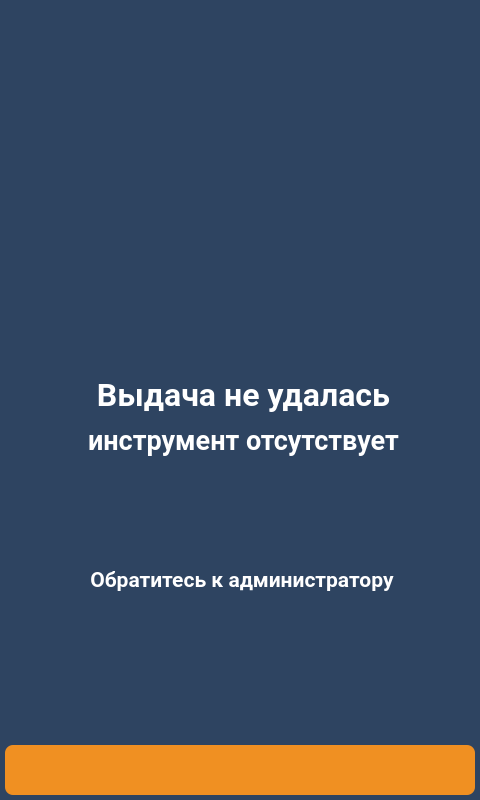
<?xml version="1.0" encoding="UTF-8"?>
<ui version="4.0">
 <class>screen_12_no_tool</class>
 <widget class="QWidget" name="screen_12_no_tool">
  <property name="geometry">
   <rect>
    <x>0</x>
    <y>0</y>
    <width>480</width>
    <height>800</height>
   </rect>
  </property>
  <property name="windowTitle">
   <string>screen_12_no_tool</string>
  </property>
  <property name="styleSheet">
   <string notr="true">QWidget{
	background-color: #2e4461;
}
QLabel {
	background: none;
	color: #FFFFFF;
	border-width: 0px;
	border-radius: 0px;
	font-family: "Roboto", Sans-serif;
}
#background {
	color: #FFFFFF;
	background-color: #2e4461;
	border-width: 2px;
	border-style: groove;
	border-color: #ff9923;
	border-radius: 0px;
	font-family: "Roboto", Sans-serif;
}
QPushButton {
	color: #FFFFFF;
	background-color: #f09022;
	border-width: 0px;
	border-style: outset;
	border-color: #EAA657;
	border-radius: 8px;
	font-weight: 600;
    font-size: 25px;
	font-family: "Roboto", Sans-serif;
}</string>
  </property>
  <widget class="QLabel" name="lbl_info_2">
   <property name="geometry">
    <rect>
     <x>60</x>
     <y>420</y>
     <width>367</width>
     <height>40</height>
    </rect>
   </property>
   <property name="palette">
    <palette>
     <active>
      <colorrole role="WindowText">
       <brush brushstyle="SolidPattern">
        <color alpha="255">
         <red>255</red>
         <green>255</green>
         <blue>255</blue>
        </color>
       </brush>
      </colorrole>
      <colorrole role="Button">
       <brush brushstyle="LinearGradientPattern">
        <gradient startx="0.000000000000000" starty="0.000000000000000" endx="1.000000000000000" endy="0.000000000000000" type="LinearGradient" spread="PadSpread" coordinatemode="ObjectBoundingMode">
         <gradientstop position="0.000000000000000">
          <color alpha="0">
           <red>0</red>
           <green>0</green>
           <blue>0</blue>
          </color>
         </gradientstop>
         <gradientstop position="1.000000000000000">
          <color alpha="0">
           <red>255</red>
           <green>255</green>
           <blue>255</blue>
          </color>
         </gradientstop>
        </gradient>
       </brush>
      </colorrole>
      <colorrole role="Text">
       <brush brushstyle="SolidPattern">
        <color alpha="255">
         <red>255</red>
         <green>255</green>
         <blue>255</blue>
        </color>
       </brush>
      </colorrole>
      <colorrole role="ButtonText">
       <brush brushstyle="SolidPattern">
        <color alpha="255">
         <red>255</red>
         <green>255</green>
         <blue>255</blue>
        </color>
       </brush>
      </colorrole>
      <colorrole role="Base">
       <brush brushstyle="LinearGradientPattern">
        <gradient startx="0.000000000000000" starty="0.000000000000000" endx="1.000000000000000" endy="0.000000000000000" type="LinearGradient" spread="PadSpread" coordinatemode="ObjectBoundingMode">
         <gradientstop position="0.000000000000000">
          <color alpha="0">
           <red>0</red>
           <green>0</green>
           <blue>0</blue>
          </color>
         </gradientstop>
         <gradientstop position="1.000000000000000">
          <color alpha="0">
           <red>255</red>
           <green>255</green>
           <blue>255</blue>
          </color>
         </gradientstop>
        </gradient>
       </brush>
      </colorrole>
      <colorrole role="Window">
       <brush brushstyle="LinearGradientPattern">
        <gradient startx="0.000000000000000" starty="0.000000000000000" endx="1.000000000000000" endy="0.000000000000000" type="LinearGradient" spread="PadSpread" coordinatemode="ObjectBoundingMode">
         <gradientstop position="0.000000000000000">
          <color alpha="0">
           <red>0</red>
           <green>0</green>
           <blue>0</blue>
          </color>
         </gradientstop>
         <gradientstop position="1.000000000000000">
          <color alpha="0">
           <red>255</red>
           <green>255</green>
           <blue>255</blue>
          </color>
         </gradientstop>
        </gradient>
       </brush>
      </colorrole>
      <colorrole role="PlaceholderText">
       <brush brushstyle="NoBrush">
        <color alpha="128">
         <red>255</red>
         <green>255</green>
         <blue>255</blue>
        </color>
       </brush>
      </colorrole>
     </active>
     <inactive>
      <colorrole role="WindowText">
       <brush brushstyle="SolidPattern">
        <color alpha="255">
         <red>255</red>
         <green>255</green>
         <blue>255</blue>
        </color>
       </brush>
      </colorrole>
      <colorrole role="Button">
       <brush brushstyle="LinearGradientPattern">
        <gradient startx="0.000000000000000" starty="0.000000000000000" endx="1.000000000000000" endy="0.000000000000000" type="LinearGradient" spread="PadSpread" coordinatemode="ObjectBoundingMode">
         <gradientstop position="0.000000000000000">
          <color alpha="0">
           <red>0</red>
           <green>0</green>
           <blue>0</blue>
          </color>
         </gradientstop>
         <gradientstop position="1.000000000000000">
          <color alpha="0">
           <red>255</red>
           <green>255</green>
           <blue>255</blue>
          </color>
         </gradientstop>
        </gradient>
       </brush>
      </colorrole>
      <colorrole role="Text">
       <brush brushstyle="SolidPattern">
        <color alpha="255">
         <red>255</red>
         <green>255</green>
         <blue>255</blue>
        </color>
       </brush>
      </colorrole>
      <colorrole role="ButtonText">
       <brush brushstyle="SolidPattern">
        <color alpha="255">
         <red>255</red>
         <green>255</green>
         <blue>255</blue>
        </color>
       </brush>
      </colorrole>
      <colorrole role="Base">
       <brush brushstyle="LinearGradientPattern">
        <gradient startx="0.000000000000000" starty="0.000000000000000" endx="1.000000000000000" endy="0.000000000000000" type="LinearGradient" spread="PadSpread" coordinatemode="ObjectBoundingMode">
         <gradientstop position="0.000000000000000">
          <color alpha="0">
           <red>0</red>
           <green>0</green>
           <blue>0</blue>
          </color>
         </gradientstop>
         <gradientstop position="1.000000000000000">
          <color alpha="0">
           <red>255</red>
           <green>255</green>
           <blue>255</blue>
          </color>
         </gradientstop>
        </gradient>
       </brush>
      </colorrole>
      <colorrole role="Window">
       <brush brushstyle="LinearGradientPattern">
        <gradient startx="0.000000000000000" starty="0.000000000000000" endx="1.000000000000000" endy="0.000000000000000" type="LinearGradient" spread="PadSpread" coordinatemode="ObjectBoundingMode">
         <gradientstop position="0.000000000000000">
          <color alpha="0">
           <red>0</red>
           <green>0</green>
           <blue>0</blue>
          </color>
         </gradientstop>
         <gradientstop position="1.000000000000000">
          <color alpha="0">
           <red>255</red>
           <green>255</green>
           <blue>255</blue>
          </color>
         </gradientstop>
        </gradient>
       </brush>
      </colorrole>
      <colorrole role="PlaceholderText">
       <brush brushstyle="NoBrush">
        <color alpha="128">
         <red>255</red>
         <green>255</green>
         <blue>255</blue>
        </color>
       </brush>
      </colorrole>
     </inactive>
     <disabled>
      <colorrole role="WindowText">
       <brush brushstyle="SolidPattern">
        <color alpha="255">
         <red>255</red>
         <green>255</green>
         <blue>255</blue>
        </color>
       </brush>
      </colorrole>
      <colorrole role="Button">
       <brush brushstyle="LinearGradientPattern">
        <gradient startx="0.000000000000000" starty="0.000000000000000" endx="1.000000000000000" endy="0.000000000000000" type="LinearGradient" spread="PadSpread" coordinatemode="ObjectBoundingMode">
         <gradientstop position="0.000000000000000">
          <color alpha="0">
           <red>0</red>
           <green>0</green>
           <blue>0</blue>
          </color>
         </gradientstop>
         <gradientstop position="1.000000000000000">
          <color alpha="0">
           <red>255</red>
           <green>255</green>
           <blue>255</blue>
          </color>
         </gradientstop>
        </gradient>
       </brush>
      </colorrole>
      <colorrole role="Text">
       <brush brushstyle="SolidPattern">
        <color alpha="255">
         <red>255</red>
         <green>255</green>
         <blue>255</blue>
        </color>
       </brush>
      </colorrole>
      <colorrole role="ButtonText">
       <brush brushstyle="SolidPattern">
        <color alpha="255">
         <red>255</red>
         <green>255</green>
         <blue>255</blue>
        </color>
       </brush>
      </colorrole>
      <colorrole role="Base">
       <brush brushstyle="LinearGradientPattern">
        <gradient startx="0.000000000000000" starty="0.000000000000000" endx="1.000000000000000" endy="0.000000000000000" type="LinearGradient" spread="PadSpread" coordinatemode="ObjectBoundingMode">
         <gradientstop position="0.000000000000000">
          <color alpha="0">
           <red>0</red>
           <green>0</green>
           <blue>0</blue>
          </color>
         </gradientstop>
         <gradientstop position="1.000000000000000">
          <color alpha="0">
           <red>255</red>
           <green>255</green>
           <blue>255</blue>
          </color>
         </gradientstop>
        </gradient>
       </brush>
      </colorrole>
      <colorrole role="Window">
       <brush brushstyle="LinearGradientPattern">
        <gradient startx="0.000000000000000" starty="0.000000000000000" endx="1.000000000000000" endy="0.000000000000000" type="LinearGradient" spread="PadSpread" coordinatemode="ObjectBoundingMode">
         <gradientstop position="0.000000000000000">
          <color alpha="0">
           <red>0</red>
           <green>0</green>
           <blue>0</blue>
          </color>
         </gradientstop>
         <gradientstop position="1.000000000000000">
          <color alpha="0">
           <red>255</red>
           <green>255</green>
           <blue>255</blue>
          </color>
         </gradientstop>
        </gradient>
       </brush>
      </colorrole>
      <colorrole role="PlaceholderText">
       <brush brushstyle="NoBrush">
        <color alpha="128">
         <red>255</red>
         <green>255</green>
         <blue>255</blue>
        </color>
       </brush>
      </colorrole>
     </disabled>
    </palette>
   </property>
   <property name="font">
    <font>
     <family>Roboto</family>
     <pointsize>20</pointsize>
     <weight>75</weight>
     <bold>true</bold>
    </font>
   </property>
   <property name="text">
    <string>инструмент отсутствует</string>
   </property>
   <property name="alignment">
    <set>Qt::AlignCenter</set>
   </property>
  </widget>
  <widget class="QLabel" name="lbl_info_ico">
   <property name="geometry">
    <rect>
     <x>50</x>
     <y>-10</y>
     <width>380</width>
     <height>380</height>
    </rect>
   </property>
   <property name="text">
    <string />
   </property>
   <property name="pixmap">
    <pixmap resource="../img/resources.qrc">:/icons/error.png</pixmap>
   </property>
   <property name="scaledContents">
    <bool>true</bool>
   </property>
  </widget>
  <widget class="QPushButton" name="btn_back">
   <property name="geometry">
    <rect>
     <x>5</x>
     <y>745</y>
     <width>470</width>
     <height>50</height>
    </rect>
   </property>
   <property name="palette">
    <palette>
     <active>
      <colorrole role="WindowText">
       <brush brushstyle="SolidPattern">
        <color alpha="255">
         <red>255</red>
         <green>255</green>
         <blue>255</blue>
        </color>
       </brush>
      </colorrole>
      <colorrole role="Button">
       <brush brushstyle="SolidPattern">
        <color alpha="255">
         <red>240</red>
         <green>144</green>
         <blue>34</blue>
        </color>
       </brush>
      </colorrole>
      <colorrole role="Text">
       <brush brushstyle="SolidPattern">
        <color alpha="255">
         <red>255</red>
         <green>255</green>
         <blue>255</blue>
        </color>
       </brush>
      </colorrole>
      <colorrole role="ButtonText">
       <brush brushstyle="SolidPattern">
        <color alpha="255">
         <red>255</red>
         <green>255</green>
         <blue>255</blue>
        </color>
       </brush>
      </colorrole>
      <colorrole role="Base">
       <brush brushstyle="SolidPattern">
        <color alpha="255">
         <red>240</red>
         <green>144</green>
         <blue>34</blue>
        </color>
       </brush>
      </colorrole>
      <colorrole role="Window">
       <brush brushstyle="SolidPattern">
        <color alpha="255">
         <red>240</red>
         <green>144</green>
         <blue>34</blue>
        </color>
       </brush>
      </colorrole>
      <colorrole role="PlaceholderText">
       <brush brushstyle="NoBrush">
        <color alpha="128">
         <red>255</red>
         <green>255</green>
         <blue>255</blue>
        </color>
       </brush>
      </colorrole>
     </active>
     <inactive>
      <colorrole role="WindowText">
       <brush brushstyle="SolidPattern">
        <color alpha="255">
         <red>255</red>
         <green>255</green>
         <blue>255</blue>
        </color>
       </brush>
      </colorrole>
      <colorrole role="Button">
       <brush brushstyle="SolidPattern">
        <color alpha="255">
         <red>240</red>
         <green>144</green>
         <blue>34</blue>
        </color>
       </brush>
      </colorrole>
      <colorrole role="Text">
       <brush brushstyle="SolidPattern">
        <color alpha="255">
         <red>255</red>
         <green>255</green>
         <blue>255</blue>
        </color>
       </brush>
      </colorrole>
      <colorrole role="ButtonText">
       <brush brushstyle="SolidPattern">
        <color alpha="255">
         <red>255</red>
         <green>255</green>
         <blue>255</blue>
        </color>
       </brush>
      </colorrole>
      <colorrole role="Base">
       <brush brushstyle="SolidPattern">
        <color alpha="255">
         <red>240</red>
         <green>144</green>
         <blue>34</blue>
        </color>
       </brush>
      </colorrole>
      <colorrole role="Window">
       <brush brushstyle="SolidPattern">
        <color alpha="255">
         <red>240</red>
         <green>144</green>
         <blue>34</blue>
        </color>
       </brush>
      </colorrole>
      <colorrole role="PlaceholderText">
       <brush brushstyle="NoBrush">
        <color alpha="128">
         <red>255</red>
         <green>255</green>
         <blue>255</blue>
        </color>
       </brush>
      </colorrole>
     </inactive>
     <disabled>
      <colorrole role="WindowText">
       <brush brushstyle="SolidPattern">
        <color alpha="255">
         <red>255</red>
         <green>255</green>
         <blue>255</blue>
        </color>
       </brush>
      </colorrole>
      <colorrole role="Button">
       <brush brushstyle="SolidPattern">
        <color alpha="255">
         <red>240</red>
         <green>144</green>
         <blue>34</blue>
        </color>
       </brush>
      </colorrole>
      <colorrole role="Text">
       <brush brushstyle="SolidPattern">
        <color alpha="255">
         <red>255</red>
         <green>255</green>
         <blue>255</blue>
        </color>
       </brush>
      </colorrole>
      <colorrole role="ButtonText">
       <brush brushstyle="SolidPattern">
        <color alpha="255">
         <red>255</red>
         <green>255</green>
         <blue>255</blue>
        </color>
       </brush>
      </colorrole>
      <colorrole role="Base">
       <brush brushstyle="SolidPattern">
        <color alpha="255">
         <red>240</red>
         <green>144</green>
         <blue>34</blue>
        </color>
       </brush>
      </colorrole>
      <colorrole role="Window">
       <brush brushstyle="SolidPattern">
        <color alpha="255">
         <red>240</red>
         <green>144</green>
         <blue>34</blue>
        </color>
       </brush>
      </colorrole>
      <colorrole role="PlaceholderText">
       <brush brushstyle="NoBrush">
        <color alpha="128">
         <red>255</red>
         <green>255</green>
         <blue>255</blue>
        </color>
       </brush>
      </colorrole>
     </disabled>
    </palette>
   </property>
   <property name="font">
    <font>
     <family>Roboto</family>
     <pointsize>-1</pointsize>
     <weight>75</weight>
     <bold>true</bold>
    </font>
   </property>
   <property name="contextMenuPolicy">
    <enum>Qt::DefaultContextMenu</enum>
   </property>
   <property name="layoutDirection">
    <enum>Qt::LeftToRight</enum>
   </property>
   <property name="text">
    <string />
   </property>
   <property name="icon">
    <iconset resource="../img/resources.qrc">
     <normaloff>:/icons/back_white.png</normaloff>:/icons/back_white.png</iconset>
   </property>
   <property name="iconSize">
    <size>
     <width>51</width>
     <height>51</height>
    </size>
   </property>
  </widget>
  <widget class="QLabel" name="lbl_info_1">
   <property name="geometry">
    <rect>
     <x>60</x>
     <y>370</y>
     <width>367</width>
     <height>50</height>
    </rect>
   </property>
   <property name="palette">
    <palette>
     <active>
      <colorrole role="WindowText">
       <brush brushstyle="SolidPattern">
        <color alpha="255">
         <red>255</red>
         <green>255</green>
         <blue>255</blue>
        </color>
       </brush>
      </colorrole>
      <colorrole role="Button">
       <brush brushstyle="LinearGradientPattern">
        <gradient startx="0.000000000000000" starty="0.000000000000000" endx="1.000000000000000" endy="0.000000000000000" type="LinearGradient" spread="PadSpread" coordinatemode="ObjectBoundingMode">
         <gradientstop position="0.000000000000000">
          <color alpha="0">
           <red>0</red>
           <green>0</green>
           <blue>0</blue>
          </color>
         </gradientstop>
         <gradientstop position="1.000000000000000">
          <color alpha="0">
           <red>255</red>
           <green>255</green>
           <blue>255</blue>
          </color>
         </gradientstop>
        </gradient>
       </brush>
      </colorrole>
      <colorrole role="Text">
       <brush brushstyle="SolidPattern">
        <color alpha="255">
         <red>255</red>
         <green>255</green>
         <blue>255</blue>
        </color>
       </brush>
      </colorrole>
      <colorrole role="ButtonText">
       <brush brushstyle="SolidPattern">
        <color alpha="255">
         <red>255</red>
         <green>255</green>
         <blue>255</blue>
        </color>
       </brush>
      </colorrole>
      <colorrole role="Base">
       <brush brushstyle="LinearGradientPattern">
        <gradient startx="0.000000000000000" starty="0.000000000000000" endx="1.000000000000000" endy="0.000000000000000" type="LinearGradient" spread="PadSpread" coordinatemode="ObjectBoundingMode">
         <gradientstop position="0.000000000000000">
          <color alpha="0">
           <red>0</red>
           <green>0</green>
           <blue>0</blue>
          </color>
         </gradientstop>
         <gradientstop position="1.000000000000000">
          <color alpha="0">
           <red>255</red>
           <green>255</green>
           <blue>255</blue>
          </color>
         </gradientstop>
        </gradient>
       </brush>
      </colorrole>
      <colorrole role="Window">
       <brush brushstyle="LinearGradientPattern">
        <gradient startx="0.000000000000000" starty="0.000000000000000" endx="1.000000000000000" endy="0.000000000000000" type="LinearGradient" spread="PadSpread" coordinatemode="ObjectBoundingMode">
         <gradientstop position="0.000000000000000">
          <color alpha="0">
           <red>0</red>
           <green>0</green>
           <blue>0</blue>
          </color>
         </gradientstop>
         <gradientstop position="1.000000000000000">
          <color alpha="0">
           <red>255</red>
           <green>255</green>
           <blue>255</blue>
          </color>
         </gradientstop>
        </gradient>
       </brush>
      </colorrole>
      <colorrole role="PlaceholderText">
       <brush brushstyle="NoBrush">
        <color alpha="128">
         <red>255</red>
         <green>255</green>
         <blue>255</blue>
        </color>
       </brush>
      </colorrole>
     </active>
     <inactive>
      <colorrole role="WindowText">
       <brush brushstyle="SolidPattern">
        <color alpha="255">
         <red>255</red>
         <green>255</green>
         <blue>255</blue>
        </color>
       </brush>
      </colorrole>
      <colorrole role="Button">
       <brush brushstyle="LinearGradientPattern">
        <gradient startx="0.000000000000000" starty="0.000000000000000" endx="1.000000000000000" endy="0.000000000000000" type="LinearGradient" spread="PadSpread" coordinatemode="ObjectBoundingMode">
         <gradientstop position="0.000000000000000">
          <color alpha="0">
           <red>0</red>
           <green>0</green>
           <blue>0</blue>
          </color>
         </gradientstop>
         <gradientstop position="1.000000000000000">
          <color alpha="0">
           <red>255</red>
           <green>255</green>
           <blue>255</blue>
          </color>
         </gradientstop>
        </gradient>
       </brush>
      </colorrole>
      <colorrole role="Text">
       <brush brushstyle="SolidPattern">
        <color alpha="255">
         <red>255</red>
         <green>255</green>
         <blue>255</blue>
        </color>
       </brush>
      </colorrole>
      <colorrole role="ButtonText">
       <brush brushstyle="SolidPattern">
        <color alpha="255">
         <red>255</red>
         <green>255</green>
         <blue>255</blue>
        </color>
       </brush>
      </colorrole>
      <colorrole role="Base">
       <brush brushstyle="LinearGradientPattern">
        <gradient startx="0.000000000000000" starty="0.000000000000000" endx="1.000000000000000" endy="0.000000000000000" type="LinearGradient" spread="PadSpread" coordinatemode="ObjectBoundingMode">
         <gradientstop position="0.000000000000000">
          <color alpha="0">
           <red>0</red>
           <green>0</green>
           <blue>0</blue>
          </color>
         </gradientstop>
         <gradientstop position="1.000000000000000">
          <color alpha="0">
           <red>255</red>
           <green>255</green>
           <blue>255</blue>
          </color>
         </gradientstop>
        </gradient>
       </brush>
      </colorrole>
      <colorrole role="Window">
       <brush brushstyle="LinearGradientPattern">
        <gradient startx="0.000000000000000" starty="0.000000000000000" endx="1.000000000000000" endy="0.000000000000000" type="LinearGradient" spread="PadSpread" coordinatemode="ObjectBoundingMode">
         <gradientstop position="0.000000000000000">
          <color alpha="0">
           <red>0</red>
           <green>0</green>
           <blue>0</blue>
          </color>
         </gradientstop>
         <gradientstop position="1.000000000000000">
          <color alpha="0">
           <red>255</red>
           <green>255</green>
           <blue>255</blue>
          </color>
         </gradientstop>
        </gradient>
       </brush>
      </colorrole>
      <colorrole role="PlaceholderText">
       <brush brushstyle="NoBrush">
        <color alpha="128">
         <red>255</red>
         <green>255</green>
         <blue>255</blue>
        </color>
       </brush>
      </colorrole>
     </inactive>
     <disabled>
      <colorrole role="WindowText">
       <brush brushstyle="SolidPattern">
        <color alpha="255">
         <red>255</red>
         <green>255</green>
         <blue>255</blue>
        </color>
       </brush>
      </colorrole>
      <colorrole role="Button">
       <brush brushstyle="LinearGradientPattern">
        <gradient startx="0.000000000000000" starty="0.000000000000000" endx="1.000000000000000" endy="0.000000000000000" type="LinearGradient" spread="PadSpread" coordinatemode="ObjectBoundingMode">
         <gradientstop position="0.000000000000000">
          <color alpha="0">
           <red>0</red>
           <green>0</green>
           <blue>0</blue>
          </color>
         </gradientstop>
         <gradientstop position="1.000000000000000">
          <color alpha="0">
           <red>255</red>
           <green>255</green>
           <blue>255</blue>
          </color>
         </gradientstop>
        </gradient>
       </brush>
      </colorrole>
      <colorrole role="Text">
       <brush brushstyle="SolidPattern">
        <color alpha="255">
         <red>255</red>
         <green>255</green>
         <blue>255</blue>
        </color>
       </brush>
      </colorrole>
      <colorrole role="ButtonText">
       <brush brushstyle="SolidPattern">
        <color alpha="255">
         <red>255</red>
         <green>255</green>
         <blue>255</blue>
        </color>
       </brush>
      </colorrole>
      <colorrole role="Base">
       <brush brushstyle="LinearGradientPattern">
        <gradient startx="0.000000000000000" starty="0.000000000000000" endx="1.000000000000000" endy="0.000000000000000" type="LinearGradient" spread="PadSpread" coordinatemode="ObjectBoundingMode">
         <gradientstop position="0.000000000000000">
          <color alpha="0">
           <red>0</red>
           <green>0</green>
           <blue>0</blue>
          </color>
         </gradientstop>
         <gradientstop position="1.000000000000000">
          <color alpha="0">
           <red>255</red>
           <green>255</green>
           <blue>255</blue>
          </color>
         </gradientstop>
        </gradient>
       </brush>
      </colorrole>
      <colorrole role="Window">
       <brush brushstyle="LinearGradientPattern">
        <gradient startx="0.000000000000000" starty="0.000000000000000" endx="1.000000000000000" endy="0.000000000000000" type="LinearGradient" spread="PadSpread" coordinatemode="ObjectBoundingMode">
         <gradientstop position="0.000000000000000">
          <color alpha="0">
           <red>0</red>
           <green>0</green>
           <blue>0</blue>
          </color>
         </gradientstop>
         <gradientstop position="1.000000000000000">
          <color alpha="0">
           <red>255</red>
           <green>255</green>
           <blue>255</blue>
          </color>
         </gradientstop>
        </gradient>
       </brush>
      </colorrole>
      <colorrole role="PlaceholderText">
       <brush brushstyle="NoBrush">
        <color alpha="128">
         <red>255</red>
         <green>255</green>
         <blue>255</blue>
        </color>
       </brush>
      </colorrole>
     </disabled>
    </palette>
   </property>
   <property name="font">
    <font>
     <family>Roboto</family>
     <pointsize>24</pointsize>
     <weight>75</weight>
     <bold>true</bold>
    </font>
   </property>
   <property name="text">
    <string>Выдача не удалась</string>
   </property>
   <property name="alignment">
    <set>Qt::AlignCenter</set>
   </property>
  </widget>
  <widget class="QLabel" name="lbl_info_3">
   <property name="geometry">
    <rect>
     <x>54</x>
     <y>560</y>
     <width>376</width>
     <height>40</height>
    </rect>
   </property>
   <property name="palette">
    <palette>
     <active>
      <colorrole role="WindowText">
       <brush brushstyle="SolidPattern">
        <color alpha="255">
         <red>255</red>
         <green>255</green>
         <blue>255</blue>
        </color>
       </brush>
      </colorrole>
      <colorrole role="Button">
       <brush brushstyle="LinearGradientPattern">
        <gradient startx="0.000000000000000" starty="0.000000000000000" endx="1.000000000000000" endy="0.000000000000000" type="LinearGradient" spread="PadSpread" coordinatemode="ObjectBoundingMode">
         <gradientstop position="0.000000000000000">
          <color alpha="0">
           <red>0</red>
           <green>0</green>
           <blue>0</blue>
          </color>
         </gradientstop>
         <gradientstop position="1.000000000000000">
          <color alpha="0">
           <red>255</red>
           <green>255</green>
           <blue>255</blue>
          </color>
         </gradientstop>
        </gradient>
       </brush>
      </colorrole>
      <colorrole role="Text">
       <brush brushstyle="SolidPattern">
        <color alpha="255">
         <red>255</red>
         <green>255</green>
         <blue>255</blue>
        </color>
       </brush>
      </colorrole>
      <colorrole role="ButtonText">
       <brush brushstyle="SolidPattern">
        <color alpha="255">
         <red>255</red>
         <green>255</green>
         <blue>255</blue>
        </color>
       </brush>
      </colorrole>
      <colorrole role="Base">
       <brush brushstyle="LinearGradientPattern">
        <gradient startx="0.000000000000000" starty="0.000000000000000" endx="1.000000000000000" endy="0.000000000000000" type="LinearGradient" spread="PadSpread" coordinatemode="ObjectBoundingMode">
         <gradientstop position="0.000000000000000">
          <color alpha="0">
           <red>0</red>
           <green>0</green>
           <blue>0</blue>
          </color>
         </gradientstop>
         <gradientstop position="1.000000000000000">
          <color alpha="0">
           <red>255</red>
           <green>255</green>
           <blue>255</blue>
          </color>
         </gradientstop>
        </gradient>
       </brush>
      </colorrole>
      <colorrole role="Window">
       <brush brushstyle="LinearGradientPattern">
        <gradient startx="0.000000000000000" starty="0.000000000000000" endx="1.000000000000000" endy="0.000000000000000" type="LinearGradient" spread="PadSpread" coordinatemode="ObjectBoundingMode">
         <gradientstop position="0.000000000000000">
          <color alpha="0">
           <red>0</red>
           <green>0</green>
           <blue>0</blue>
          </color>
         </gradientstop>
         <gradientstop position="1.000000000000000">
          <color alpha="0">
           <red>255</red>
           <green>255</green>
           <blue>255</blue>
          </color>
         </gradientstop>
        </gradient>
       </brush>
      </colorrole>
      <colorrole role="PlaceholderText">
       <brush brushstyle="NoBrush">
        <color alpha="128">
         <red>255</red>
         <green>255</green>
         <blue>255</blue>
        </color>
       </brush>
      </colorrole>
     </active>
     <inactive>
      <colorrole role="WindowText">
       <brush brushstyle="SolidPattern">
        <color alpha="255">
         <red>255</red>
         <green>255</green>
         <blue>255</blue>
        </color>
       </brush>
      </colorrole>
      <colorrole role="Button">
       <brush brushstyle="LinearGradientPattern">
        <gradient startx="0.000000000000000" starty="0.000000000000000" endx="1.000000000000000" endy="0.000000000000000" type="LinearGradient" spread="PadSpread" coordinatemode="ObjectBoundingMode">
         <gradientstop position="0.000000000000000">
          <color alpha="0">
           <red>0</red>
           <green>0</green>
           <blue>0</blue>
          </color>
         </gradientstop>
         <gradientstop position="1.000000000000000">
          <color alpha="0">
           <red>255</red>
           <green>255</green>
           <blue>255</blue>
          </color>
         </gradientstop>
        </gradient>
       </brush>
      </colorrole>
      <colorrole role="Text">
       <brush brushstyle="SolidPattern">
        <color alpha="255">
         <red>255</red>
         <green>255</green>
         <blue>255</blue>
        </color>
       </brush>
      </colorrole>
      <colorrole role="ButtonText">
       <brush brushstyle="SolidPattern">
        <color alpha="255">
         <red>255</red>
         <green>255</green>
         <blue>255</blue>
        </color>
       </brush>
      </colorrole>
      <colorrole role="Base">
       <brush brushstyle="LinearGradientPattern">
        <gradient startx="0.000000000000000" starty="0.000000000000000" endx="1.000000000000000" endy="0.000000000000000" type="LinearGradient" spread="PadSpread" coordinatemode="ObjectBoundingMode">
         <gradientstop position="0.000000000000000">
          <color alpha="0">
           <red>0</red>
           <green>0</green>
           <blue>0</blue>
          </color>
         </gradientstop>
         <gradientstop position="1.000000000000000">
          <color alpha="0">
           <red>255</red>
           <green>255</green>
           <blue>255</blue>
          </color>
         </gradientstop>
        </gradient>
       </brush>
      </colorrole>
      <colorrole role="Window">
       <brush brushstyle="LinearGradientPattern">
        <gradient startx="0.000000000000000" starty="0.000000000000000" endx="1.000000000000000" endy="0.000000000000000" type="LinearGradient" spread="PadSpread" coordinatemode="ObjectBoundingMode">
         <gradientstop position="0.000000000000000">
          <color alpha="0">
           <red>0</red>
           <green>0</green>
           <blue>0</blue>
          </color>
         </gradientstop>
         <gradientstop position="1.000000000000000">
          <color alpha="0">
           <red>255</red>
           <green>255</green>
           <blue>255</blue>
          </color>
         </gradientstop>
        </gradient>
       </brush>
      </colorrole>
      <colorrole role="PlaceholderText">
       <brush brushstyle="NoBrush">
        <color alpha="128">
         <red>255</red>
         <green>255</green>
         <blue>255</blue>
        </color>
       </brush>
      </colorrole>
     </inactive>
     <disabled>
      <colorrole role="WindowText">
       <brush brushstyle="SolidPattern">
        <color alpha="255">
         <red>255</red>
         <green>255</green>
         <blue>255</blue>
        </color>
       </brush>
      </colorrole>
      <colorrole role="Button">
       <brush brushstyle="LinearGradientPattern">
        <gradient startx="0.000000000000000" starty="0.000000000000000" endx="1.000000000000000" endy="0.000000000000000" type="LinearGradient" spread="PadSpread" coordinatemode="ObjectBoundingMode">
         <gradientstop position="0.000000000000000">
          <color alpha="0">
           <red>0</red>
           <green>0</green>
           <blue>0</blue>
          </color>
         </gradientstop>
         <gradientstop position="1.000000000000000">
          <color alpha="0">
           <red>255</red>
           <green>255</green>
           <blue>255</blue>
          </color>
         </gradientstop>
        </gradient>
       </brush>
      </colorrole>
      <colorrole role="Text">
       <brush brushstyle="SolidPattern">
        <color alpha="255">
         <red>255</red>
         <green>255</green>
         <blue>255</blue>
        </color>
       </brush>
      </colorrole>
      <colorrole role="ButtonText">
       <brush brushstyle="SolidPattern">
        <color alpha="255">
         <red>255</red>
         <green>255</green>
         <blue>255</blue>
        </color>
       </brush>
      </colorrole>
      <colorrole role="Base">
       <brush brushstyle="LinearGradientPattern">
        <gradient startx="0.000000000000000" starty="0.000000000000000" endx="1.000000000000000" endy="0.000000000000000" type="LinearGradient" spread="PadSpread" coordinatemode="ObjectBoundingMode">
         <gradientstop position="0.000000000000000">
          <color alpha="0">
           <red>0</red>
           <green>0</green>
           <blue>0</blue>
          </color>
         </gradientstop>
         <gradientstop position="1.000000000000000">
          <color alpha="0">
           <red>255</red>
           <green>255</green>
           <blue>255</blue>
          </color>
         </gradientstop>
        </gradient>
       </brush>
      </colorrole>
      <colorrole role="Window">
       <brush brushstyle="LinearGradientPattern">
        <gradient startx="0.000000000000000" starty="0.000000000000000" endx="1.000000000000000" endy="0.000000000000000" type="LinearGradient" spread="PadSpread" coordinatemode="ObjectBoundingMode">
         <gradientstop position="0.000000000000000">
          <color alpha="0">
           <red>0</red>
           <green>0</green>
           <blue>0</blue>
          </color>
         </gradientstop>
         <gradientstop position="1.000000000000000">
          <color alpha="0">
           <red>255</red>
           <green>255</green>
           <blue>255</blue>
          </color>
         </gradientstop>
        </gradient>
       </brush>
      </colorrole>
      <colorrole role="PlaceholderText">
       <brush brushstyle="NoBrush">
        <color alpha="128">
         <red>255</red>
         <green>255</green>
         <blue>255</blue>
        </color>
       </brush>
      </colorrole>
     </disabled>
    </palette>
   </property>
   <property name="font">
    <font>
     <family>Roboto</family>
     <pointsize>16</pointsize>
     <weight>75</weight>
     <bold>true</bold>
    </font>
   </property>
   <property name="text">
    <string>Обратитесь к администратору</string>
   </property>
   <property name="alignment">
    <set>Qt::AlignCenter</set>
   </property>
  </widget>
 </widget>
 <resources>
  <include location="../img/resources.qrc" />
 </resources>
 <connections />
</ui>
